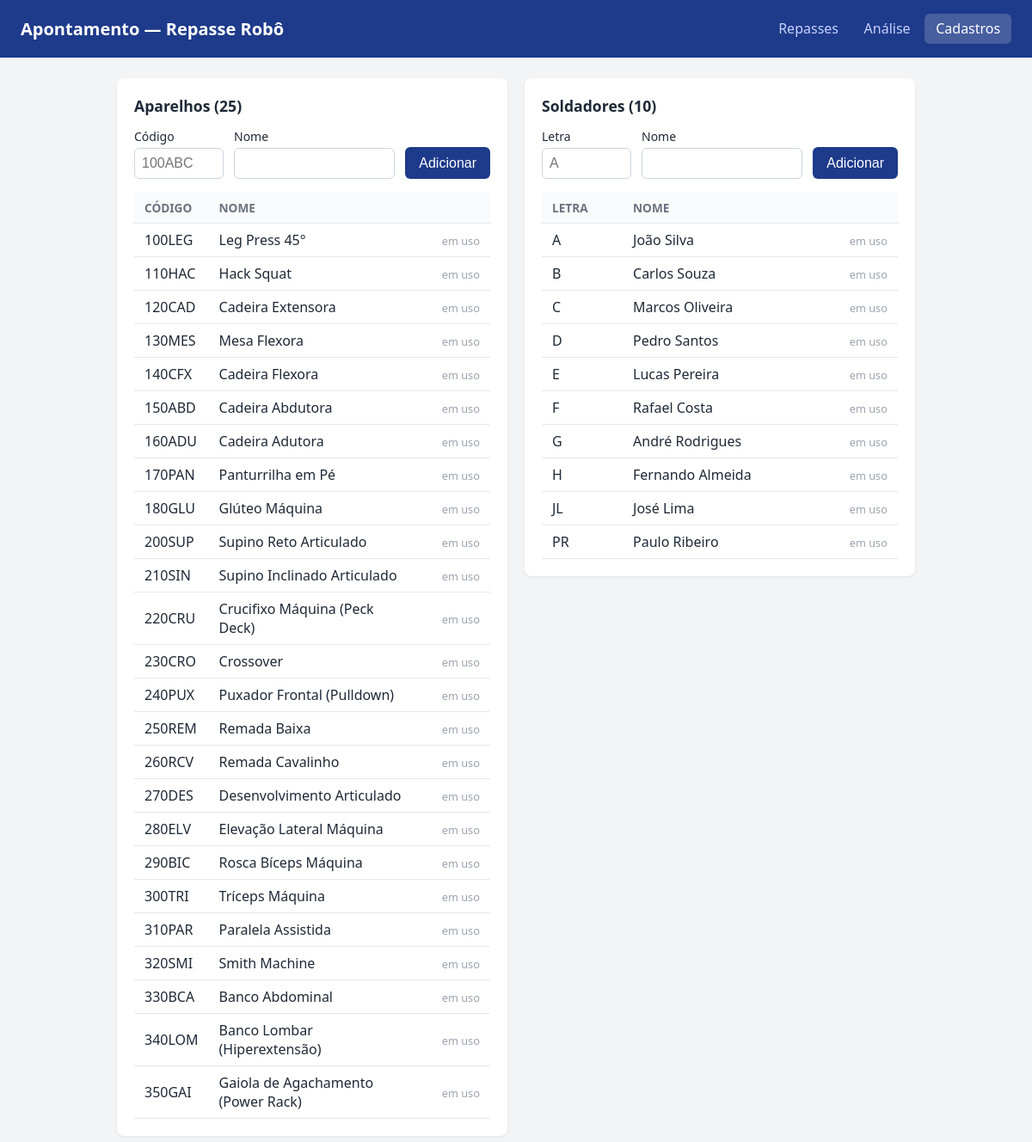
Page /cadastros on the committed database.
### tables this page shows
CREATE TABLE aparelhos (
    codigo  TEXT PRIMARY KEY CHECK (codigo GLOB '[0-9][0-9][0-9][A-Z][A-Z][A-Z]'),
    nome    TEXT NOT NULL
);

CREATE TABLE soldadores (
    letra   TEXT PRIMARY KEY CHECK (length(letra) BETWEEN 1 AND 2),
    nome    TEXT NOT NULL
);

### app/routes.py (the view)
@bp.route("/cadastros")
def cadastros():
    db = get_db()
    aparelhos = db.execute(
        """
        SELECT a.codigo, a.nome, COUNT(r.id) AS usos
        FROM aparelhos a LEFT JOIN repasses r ON r.aparelho = a.codigo
        GROUP BY a.codigo ORDER BY a.codigo
        """
    ).fetchall()
    soldadores = db.execute(
        """
        SELECT s.letra, s.nome, COUNT(r.id) AS usos
        FROM soldadores s LEFT JOIN repasses r ON r.letra = s.letra
        GROUP BY s.letra ORDER BY s.letra
        """
    ).fetchall()
    return render_template("cadastros.html", aparelhos=aparelhos, soldadores=soldadores)

### app/db.py (called while the page is built)
def get_db():
    if "db" not in g:
        g.db = sqlite3.connect(current_app.config["DATABASE"])
        g.db.row_factory = sqlite3.Row
        g.db.execute("PRAGMA foreign_keys = ON")
    return g.db

### app/templates/cadastros.html (shortened to what this page needs)
{% extends "base.html" %}
{% block content %}
<div class="grid-cadastros">
  <section class="card">
    <h2>Aparelhos ({{ aparelhos|length }})</h2>
    <form method="post" action="{{ url_for('repasse.criar_aparelho') }}" class="form form-inline">
      <label>Código
        <input name="codigo" required maxlength="6" pattern="[0-9]{3}[A-Za-z]{3}" placeholder="100ABC"
               title="3 números seguidos de 3 letras" class="maiusculo">
      </label>
      <label>Nome
        <input name="nome" required maxlength="100">
      </label>
      <button type="submit">Adicionar</button>
    </form>
    <div class="tabela-wrap">
      <table>
        <thead><tr><th>Código</th><th>Nome</th><th class="col-acao"></th></tr></thead>
        <tbody>
          {% for a in aparelhos %}
          <tr>
            <td>{{ a.codigo }}</td>
            <td>{{ a.nome }}</td>
            <td class="col-acao">
              {% if a.usos %}
              <span class="em-uso" title="Possui {{ a.usos }} repasse(s) registrado(s)">em uso</span>
              {% else %}
              <form method="post" action="{{ url_for('repasse.excluir_aparelho', codigo=a.codigo) }}"
                    onsubmit='return confirm({{ ("Excluir o aparelho " ~ a.codigo ~ " — " ~ a.nome ~ "?")|tojson }})'>
                <button type="submit" class="btn-excluir" title="Excluir">Excluir</button>
              </form>
              {% endif %}
            </td>
          </tr>
          {% else %}
          <tr><td colspan="3" class="vazio">Nenhum aparelho cadastrado.</td></tr>
          {% endfor %}
        </tbody>
      </table>
    </div>
  </section>
  <section class="card">
    <h2>Soldadores ({{ soldadores|length }})</h2>
    <form method="post" action="{{ url_for('repasse.criar_soldador') }}" class="form form-inline">
      <label>Letra
        <input name="letra" required maxlength="2" pattern="[A-Za-z0-9]{1,2}" placeholder="A"
               title="1 ou 2 caracteres" class="maiusculo">
      </label>
      <label>Nome
        <input name="nome" required maxlength="100">
      </label>
      <button type="submit">Adicionar</button>
    </form>
    <div class="tabela-wrap">
      <table>
        <thead><tr><th>Letra</th><th>Nome</th><th class="col-acao"></th></tr></thead>
        <tbody>
          {% for s in soldadores %}
          <tr>
            <td>{{ s.letra }}</td>
            <td>{{ s.nome }}</td>
            <td class="col-acao">
              {% if s.usos %}
              <span class="em-uso" title="Possui {{ s.usos }} repasse(s) registrado(s)">em uso</span>
              {% else %}
              <form method="post" action="{{ url_for('repasse.excluir_soldador', letra=s.letra) }}"
                    onsubmit='return confirm({{ ("Excluir o soldador " ~ s.letra ~ " — " ~ s.nome ~ "?")|tojson }})'>
                <button type="submit" class="btn-excluir" title="Excluir">Excluir</button>
              </form>
              {% endif %}
            </td>
          </tr>
          {% else %}
          <tr><td colspan="3" class="vazio">Nenhum soldador cadastrado.</td></tr>
          {% endfor %}
        </tbody>
      </table>
    </div>
  </section>
</div>
{% endblock %}

### app/templates/base.html (shortened to what this page needs)
<!doctype html>
<html lang="pt-BR">
<head>
  <link rel="stylesheet" href="{{ url_for('static', filename='css/style.css') }}">
</head>
<body>
  <header>
    <h1>Apontamento — Repasse Robô</h1>
    <nav>
      <a href="{{ url_for('repasse.index') }}" class="{{ 'ativo' if request.endpoint == 'repasse.index' }}">Repasses</a>
      <a href="{{ url_for('repasse.analise') }}" class="{{ 'ativo' if request.endpoint == 'repasse.analise' }}">Análise</a>
      <a href="{{ url_for('repasse.cadastros') }}" class="{{ 'ativo' if request.endpoint == 'repasse.cadastros' }}">Cadastros</a>
    </nav>
  </header>
  <main>
    {% block content %}{% endblock %}
  </main>
</body>
</html>

### app/static/css/style.css (style rules this page uses)
* { box-sizing: border-box; }
body { margin: 0; font-family: system-ui, sans-serif; background: #f3f4f6; color: #1f2937; }
header { background: #1e3a8a; color: #fff; padding: 1rem 1.5rem; }
header h1 { margin: 0; font-size: 1.25rem; }
main { max-width: 960px; margin: 1.5rem auto; padding: 0 1rem; }
.card { background: #fff; border-radius: 8px; padding: 1.25rem; margin-bottom: 1.25rem; box-shadow: 0 1px 3px rgba(0,0,0,.08); }
.card h2 { margin-top: 0; font-size: 1.1rem; }
.form { display: grid; grid-template-columns: repeat(auto-fit, minmax(180px, 1fr)); gap: .75rem; align-items: end; }
.form label { display: flex; flex-direction: column; font-size: .875rem; gap: .25rem; }
.form input { padding: .5rem; border: 1px solid #cbd5e1; border-radius: 6px; font-size: 1rem; }
.form button { padding: .6rem 1rem; background: #1e3a8a; color: #fff; border: 0; border-radius: 6px; font-size: 1rem; cursor: pointer; }
.tabela-wrap { overflow-x: auto; }
table { width: 100%; border-collapse: collapse; }
th, td { text-align: left; padding: .5rem .75rem; border-bottom: 1px solid #e5e7eb; }
th { background: #f9fafb; font-size: .85rem; text-transform: uppercase; color: #6b7280; }
header { display: flex; align-items: center; justify-content: space-between; flex-wrap: wrap; gap: .5rem 1.5rem; }
header nav { display: flex; gap: .25rem; }
header nav a { color: #c7d2fe; text-decoration: none; padding: .4rem .8rem; border-radius: 6px; }
header nav a.ativo { background: rgba(255,255,255,.18); color: #fff; }
.grid-cadastros { display: grid; grid-template-columns: repeat(auto-fit, minmax(380px, 1fr)); gap: 1.25rem; align-items: start; }
.grid-cadastros .card { margin-bottom: 0; }
.form-inline { grid-template-columns: 6.5rem minmax(0, 1fr) auto; margin-bottom: 1rem; }
.form-inline label { min-width: 0; }
.form-inline input { width: 100%; min-width: 0; }
.maiusculo { text-transform: uppercase; }
.col-acao { width: 5.5rem; text-align: right; }
.em-uso { font-size: .8rem; color: #9ca3af; cursor: help; }

### rows in the picture
aparelhos: codigo "100LEG", nome "Leg Press 45°"
aparelhos: codigo "110HAC", nome "Hack Squat"
aparelhos: codigo "120CAD", nome "Cadeira Extensora"
aparelhos: codigo "130MES", nome "Mesa Flexora"
aparelhos: codigo "140CFX", nome "Cadeira Flexora"
aparelhos: codigo "150ABD", nome "Cadeira Abdutora"
aparelhos: codigo "160ADU", nome "Cadeira Adutora"
aparelhos: codigo "170PAN", nome "Panturrilha em Pé"
aparelhos: codigo "180GLU", nome "Glúteo Máquina"
aparelhos: codigo "200SUP", nome "Supino Reto Articulado"
aparelhos: codigo "210SIN", nome "Supino Inclinado Articulado"
aparelhos: codigo "220CRU", nome "Crucifixo Máquina (Peck Deck)"
aparelhos: codigo "230CRO", nome "Crossover"
aparelhos: codigo "240PUX", nome "Puxador Frontal (Pulldown)"
aparelhos: codigo "250REM", nome "Remada Baixa"
aparelhos: codigo "260RCV", nome "Remada Cavalinho"
aparelhos: codigo "270DES", nome "Desenvolvimento Articulado"
aparelhos: codigo "280ELV", nome "Elevação Lateral Máquina"
aparelhos: codigo "290BIC", nome "Rosca Bíceps Máquina"
aparelhos: codigo "300TRI", nome "Tríceps Máquina"
aparelhos: codigo "310PAR", nome "Paralela Assistida"
aparelhos: codigo "320SMI", nome "Smith Machine"
aparelhos: codigo "330BCA", nome "Banco Abdominal"
aparelhos: codigo "340LOM", nome "Banco Lombar (Hiperextensão)"
aparelhos: codigo "350GAI", nome "Gaiola de Agachamento (Power Rack)"
soldadores: letra "A", nome "João Silva"
soldadores: letra "B", nome "Carlos Souza"
soldadores: letra "C", nome "Marcos Oliveira"
soldadores: letra "D", nome "Pedro Santos"
soldadores: letra "E", nome "Lucas Pereira"
soldadores: letra "F", nome "Rafael Costa"
soldadores: letra "G", nome "André Rodrigues"
soldadores: letra "H", nome "Fernando Almeida"
soldadores: letra "JL", nome "José Lima"
soldadores: letra "PR", nome "Paulo Ribeiro"

### other values in the picture
{{ aparelhos|length }} "25"
{{ soldadores|length }} "10"
